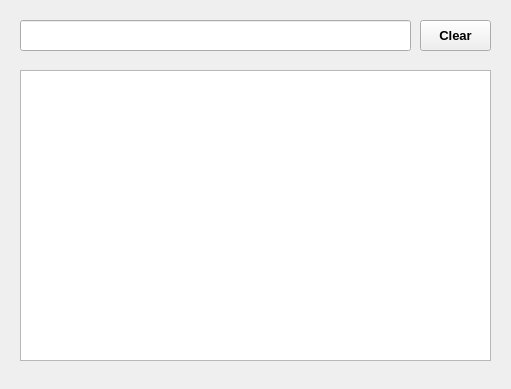
<?xml version="1.0" encoding="UTF-8"?>
<ui version="4.0">
 <class>QiEngineDebug</class>
 <widget class="QWidget" name="QiEngineDebug">
  <property name="geometry">
   <rect>
    <x>0</x>
    <y>0</y>
    <width>511</width>
    <height>389</height>
   </rect>
  </property>
  <property name="windowTitle">
   <string>QiScriptEngine Debuger</string>
  </property>
  <widget class="QLineEdit" name="input">
   <property name="geometry">
    <rect>
     <x>20</x>
     <y>20</y>
     <width>391</width>
     <height>31</height>
    </rect>
   </property>
   <property name="font">
    <font>
     <pointsize>9</pointsize>
    </font>
   </property>
   <property name="text">
    <string/>
   </property>
  </widget>
  <widget class="QTextEdit" name="output">
   <property name="geometry">
    <rect>
     <x>20</x>
     <y>70</y>
     <width>471</width>
     <height>291</height>
    </rect>
   </property>
   <property name="font">
    <font>
     <pointsize>10</pointsize>
    </font>
   </property>
  </widget>
  <widget class="QPushButton" name="pushButton">
   <property name="geometry">
    <rect>
     <x>420</x>
     <y>20</y>
     <width>71</width>
     <height>31</height>
    </rect>
   </property>
   <property name="font">
    <font>
     <pointsize>10</pointsize>
     <weight>75</weight>
     <bold>true</bold>
    </font>
   </property>
   <property name="text">
    <string>Clear</string>
   </property>
  </widget>
 </widget>
 <resources/>
 <connections/>
</ui>
